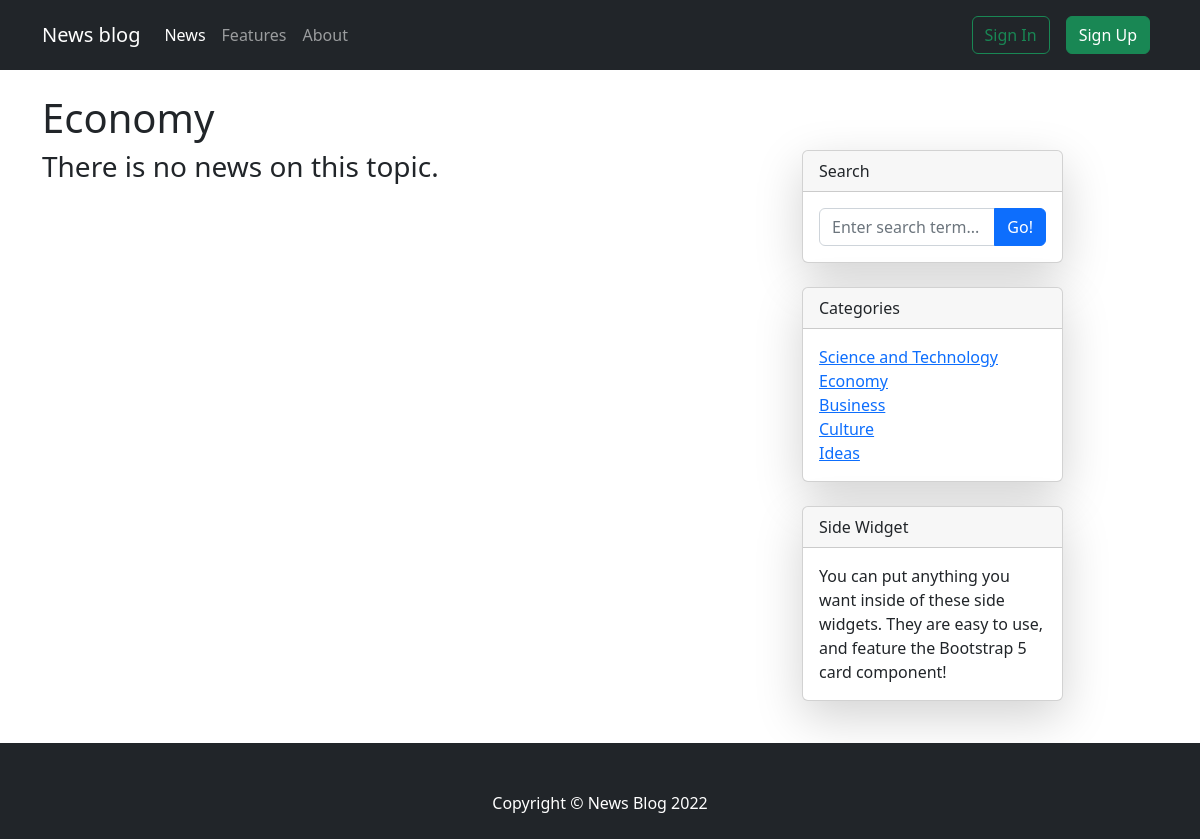
The app's page /category/2/ with its own data.
### news/models.py (models this page shows)
class Category(models.Model):
    name = models.CharField(max_length=32)
    class Meta:
        verbose_name_plural = 'Category'
    def __str__(self):
        return self.name

### news/views.py (the view)
# urls.py: path('', news_views.show_article_list, name='home'),
def show_article_list(request, cat_pk=0):
    context = create_context_for_all(pk=cat_pk)
    return render(request, template_name='news/home.html', context=context)

### news/services.py (called while the page is built)
def create_context_for_all(pk: int) -> dict:
    categories = Category.objects.all()
    if not pk:
        page_name = 'News'
        news = Article.objects.all().order_by('-date_of_create')
        error = 'There is no news.'
    else:
        page_name = categories[pk - 1].name
        news = Article.objects.filter(category_id=pk).order_by('-date_of_create')
        error = 'There is no news on this topic.'
    return {'page_name': page_name, 'news': news, 'categories': categories, 'error': error}

### news/templates/news/home.html
{% extends 'base.html' %}
{% block content %}
<div class="container mt-4 mb-4">
    <h1>{{ page_name }}</h1>
    <div class="row">
        <div class="col-lg-8">
            <div class="row">
                {% if news %}
                {% for n in news %}
                <div class="card m-2 shadow-lg" style="width: 17rem;">
                    <img src="{{ n.image.url }}" class="card-img-top" alt="...">
                    <div class="card-body">
                        <div class="text-muted fst-italic mb-2">Posted on {{ n.date_of_create|date:'M j Y H:i' }}</div>
                        <div class="text-muted fst-italic mb-2">Last update {{ n.date_of_update|date:'M j Y H:i' }}
                        </div>
                        <h5 class="card-title">{{ n.title }}</h5>
                        <p class="card-text">{{ n.description }}</p>
                        <a href="{% url 'article' n.id  %}" class="stretched-link"></a>
                    </div>
                </div>
                {% endfor %}
                {% else %}
                <h3>{{ error }}</h3>
                {% endif %}
            </div>
        </div>
        <div class="col-lg-3">
            <div class="card mb-4 shadow-lg">
                <div class="card-header">Search</div>
                <div class="card-body">
                    <div class="input-group">
                        <input class="form-control" type="text" placeholder="Enter search term..."
                               aria-label="Enter search term..." aria-describedby="button-search">
                        <button class="btn btn-primary" id="button-search" type="button">Go!</button>
                    </div>
                </div>
            </div>
            <div class="card mb-4 shadow-lg">
                <div class="card-header">Categories</div>
                <div class="card-body">
                    <div class="row">
                        <div class="col">
                            <ul class="list-unstyled mb-0">
                                {% if categories %}
                                {% for cat in categories %}
                                <li><a href="{% url 'home' cat.id %}">{{ cat }}</a></li>
                                {% endfor %}
                                {% else %}
                                <li>Categories not yet</li>
                                {% endif %}
                            </ul>
                        </div>
                    </div>
                </div>
            </div>
            <div class="card mb-4 shadow-lg">
                <div class="card-header">Side Widget</div>
                <div class="card-body">You can put anything you want inside of these side widgets. They are easy to use,
                    and feature the Bootstrap 5 card component!
                </div>
            </div>
        </div>
    </div>
</div>
{% endblock %}

### static/css/style.css (style rules this page uses)
* { margin: 0; padding: 0; }
html, body { height: 100%; }

### records on screen
Category: name "Economy"
Category: name "Science and Technology"
Category: name "Business"
Category: name "Culture"
Category: name "Ideas"

### other values on screen
{{ error }} "There is no news on this topic."
